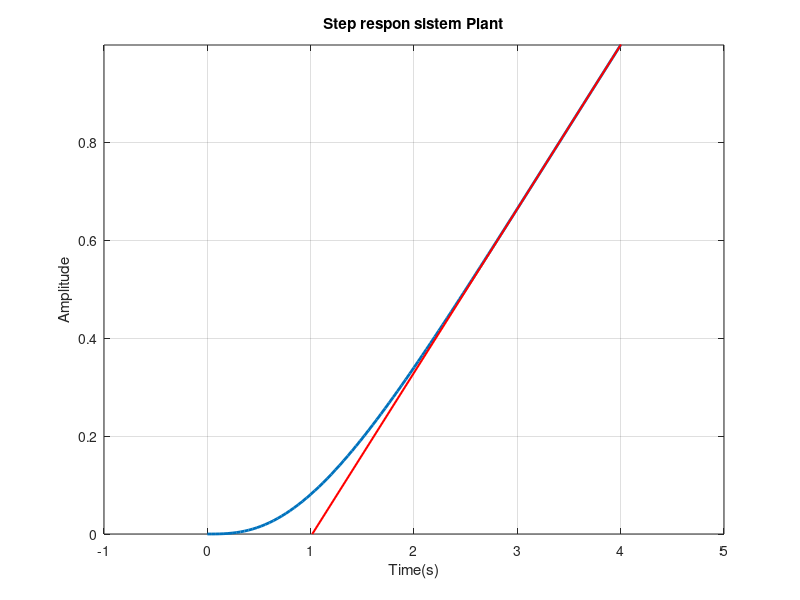
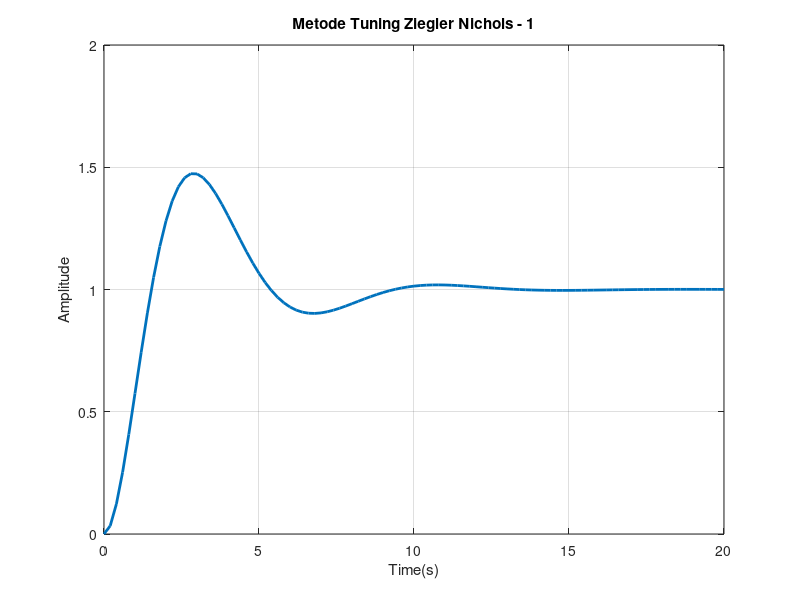
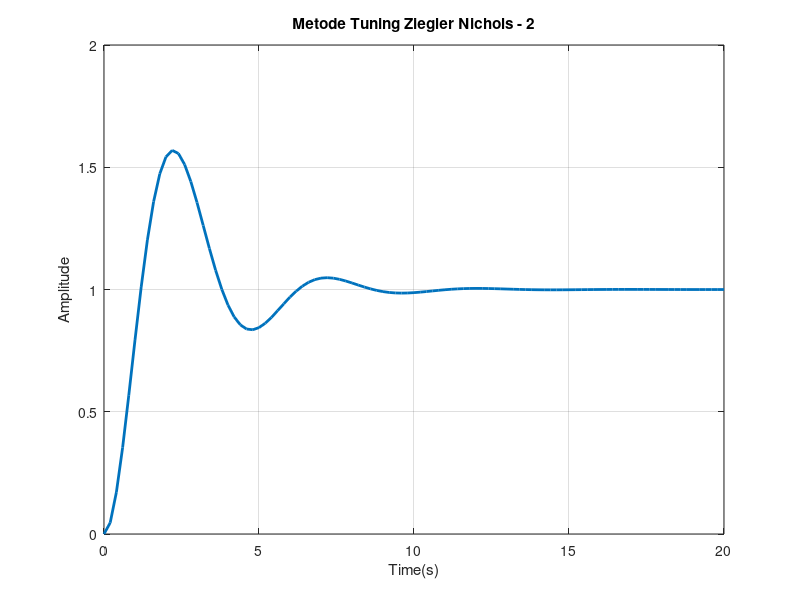

MATLAB code for these plots, in order: (Note: this script raises an error after producing the figures.)
clear all
clc()


%Deklarasi Konstanta
J = 0.01
b = 0.1
K = 0.01
R = 1
L = 0.5

%Deklarasi sistem
s = tf('s')
% sys = K/((J*s + b)*(L*s+R) + K^2)
sys = 1/(s^3+3*s^2+3*s)

% Mendapatkan step respon system
[y,t] = step(sys);
plot(t,y,'LineWidth',2);
grid on;
xlabel('Time(s)');
ylabel('Amplitude');
title('Step respon sistem Plant');

%Mendapatkan nilai derivative (perbedaan nilai)
yp = diff(y);
ypp = diff(y,2);

% Menemukan akar menggunakan fzero
t_infl = fzero(@(T) interp1(t(2:end-1),ypp,T,'linear','extrap'),0)
y_infl = interp1(t,y,t_infl,'linear')
hold on;
plot(t_infl,y_infl,'ro');

% Mendapatkan persamaan garis lurus dari inflection point
h = mean(diff(t));
dy = gradient(y, h);
[~,idx] = max(dy);
b = [t([idx-1,idx+1]) ones(2,1)] \ y([idx-1,idx+1]);            % Regression Line Around Maximum Derivative
tv = [-b(2)/b(1); (1-b(2))/b(1)];                               % Independent Variable Range For Tangent Line Plot
f = [tv ones(2,1)] * b;                                         % Calculate Tangent Line

plot(tv, f, '-r','LineWidth',1.5)
ylim([0 max(y)]);

%Mendapatkan nilai T dan L
L = tv(1)
T = tv(2) - tv(1)

% PID parameter tuning-rule ZN1
a = L/T
Kp = 1.2/a
Ti = 2*L
Td = L/2

Kp_1 = 5.4;
Ti_1 = 1.8138;
Td_1 = 0.45345;

%Fungsi Kontroller PID
cont = Kp + Kp/(s*Ti) + Kp*Td*s
cont_1 = Kp_1 + Kp_1/(s*Ti_1) + Kp_1*Td_1*s

%Visualisasi step respon close-loop system
cl_sys = feedback(cont*sys,1);
cl_sys1 = feedback(cont_1*sys,1);
t = [0:0.01:5];
[yc,tc] = step(cl_sys);
[yc1,tc1] = step(cl_sys1);
figure;
plot(tc,yc,'LineWidth',2); xlabel('Time(s)'); ylabel('Amplitude');
title('Metode Tuning Ziegler Nichols - 1');
grid on;
figure;
plot(tc1,yc1,'LineWidth',2); xlabel('Time(s)'); ylabel('Amplitude');
title('Metode Tuning Ziegler Nichols - 2');
grid on;

stepinfo(cl_sys1)
